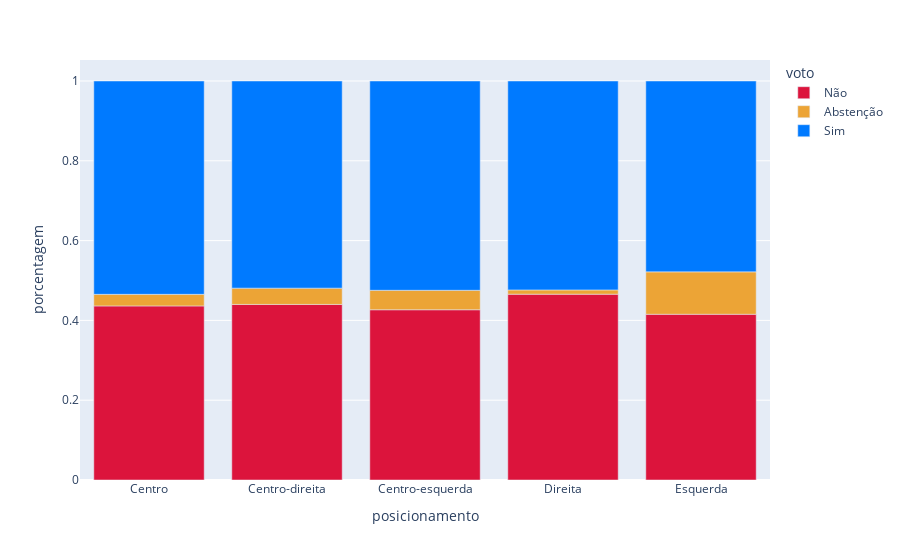

Write notebook code for a chart like this one.
### Code cell
import plotly.express as px
fig = px.bar(
    pos_votos.query("posicionamento != 'Sem partido'"), 
    x="posicionamento",
    color="voto",
    color_discrete_map={
        "Sim": 'rgb(0, 122, 255)',
        "Não": 'rgb(220, 20, 60)',
        "Abstenção": 'rgb(236, 164, 54)'
    },

    y="porcentagem"
)
fig.show()

### Figure 1 — Plotly figure (JSON) as saved in the notebook; plotly's stock layout.template omitted (floating-point values rounded to 4 significant figures)
{"data": [{"alignmentgroup": "True", "hovertemplate": "voto=Não<br>posicionamento=%{x}<br>porcentagem=%{y}<extra></extra>", "legendgroup": "Não", "marker": {"color": "rgb(220, 20, 60)", "pattern": {"shape": ""}}, "name": "Não", "offsetgroup": "Não", "orientation": "v", "showlegend": true, "textposition": "auto", "type": "bar", "x": ["Centro", "Centro-direita", "Centro-esquerda", "Direita", "Esquerda"], "xaxis": "x", "y": [0.4363, 0.44, 0.4267, 0.4657, 0.4154], "yaxis": "y"}, {"alignmentgroup": "True", "hovertemplate": "voto=Abstenção<br>posicionamento=%{x}<br>porcentagem=%{y}<extra></extra>", "legendgroup": "Abstenção", "marker": {"color": "rgb(236, 164, 54)", "pattern": {"shape": ""}}, "name": "Abstenção", "offsetgroup": "Abstenção", "orientation": "v", "showlegend": true, "textposition": "auto", "type": "bar", "x": ["Centro", "Centro-direita", "Centro-esquerda", "Direita", "Esquerda"], "xaxis": "x", "y": [0.02906, 0.04082, 0.0488, 0.01075, 0.1063], "yaxis": "y"}, {"alignmentgroup": "True", "hovertemplate": "voto=Sim<br>posicionamento=%{x}<br>porcentagem=%{y}<extra></extra>", "legendgroup": "Sim", "marker": {"color": "rgb(0, 122, 255)", "pattern": {"shape": ""}}, "name": "Sim", "offsetgroup": "Sim", "orientation": "v", "showlegend": true, "textposition": "auto", "type": "bar", "x": ["Centro", "Centro-direita", "Centro-esquerda", "Direita", "Esquerda"], "xaxis": "x", "y": [0.5347, 0.5192, 0.5245, 0.5236, 0.4783], "yaxis": "y"}], "layout": {"barmode": "relative", "legend": {"title": {"text": "voto"}, "tracegroupgap": 0}, "margin": {"t": 60}, "xaxis": {"anchor": "y", "domain": [0, 1], "title": {"text": "posicionamento"}}, "yaxis": {"anchor": "x", "domain": [0, 1], "title": {"text": "porcentagem"}}}}
